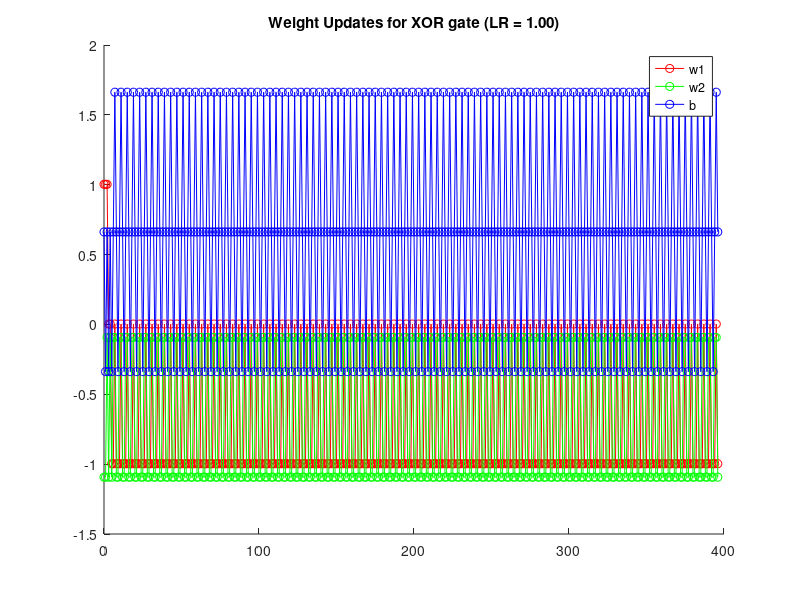
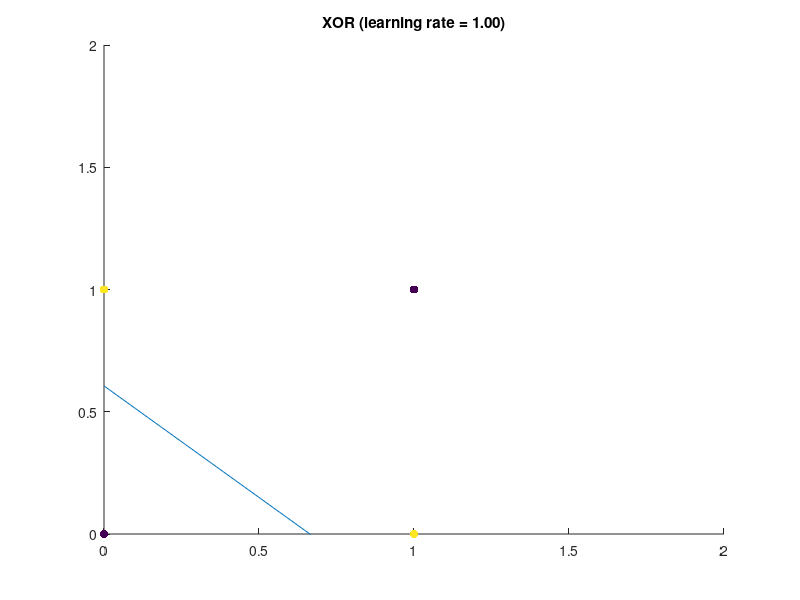

These figures' MATLAB source, in order:
clc
clear
close all

XOR = [0 0 1 0; 0 1 1 1; 1 0 1 1; 1 1 1 0];

eta = 1.0;
% XOR
w = randn(1, 3);
w_h = w;

classified = false;
iteration = 100;
while ~classified & iteration
    classified = true;
    iteration = iteration-1;
    for i = 1:length(XOR(:,1))
        if XOR(i,1:3)*w'>=0
            y=1;
        else
            y=0;
        end
        if XOR(i,4)~= y
            w = w + eta*(XOR(i,4)-y)*XOR(i,1:3);
            w_h = [w_h; w];
            classified = false;
        end
    end
end

fig1 = figure;
hold on;
n = length(w_h);
plot(0:n-1, w_h(:,1),'-or');
plot(0:n-1, w_h(:,2),'-og');
plot(0:n-1, w_h(:,3),'-ob');
legend({'w1','w2','b'});
title(sprintf('Weight Updates for XOR gate (LR = %.2f)', eta));
hold off;
saveas(fig1, sprintf('XOR_w_%.3f.png', eta));

x = linspace(0, 2);
y = -w(1)/w(2)*x - w(3)/w(2);
fig1a = figure;
hold on;
plot(x, y);
scatter(XOR(:,1),XOR(:,2),[],XOR(:,4),'filled');
xlim([0 2])
ylim([0 2])
title(sprintf('XOR (learning rate = %.2f)',eta));
hold off
saveas(fig1a,sprintf('XOR_PLOT_%.3f.png',eta))